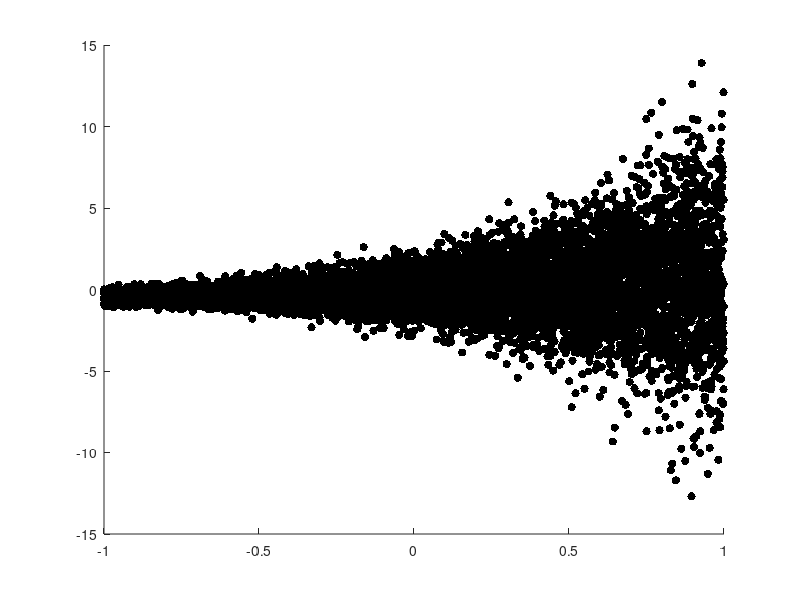

Source code (MATLAB): (Note: this script raises an error after producing the figure.)
% Exercise - Understanding the method of wild bootstrap

%% 1. Aim of the Exercise
% To learn about the method of wild bootstrap.

%% 2. Theory
% Refer to the accompanying PDF file for the theory.

%% 3. Set values for the parameters of the simulation

% 3.1. Clear the memory
clear;

% 3.2. Set the number of simulations as the number of bootstrap samples
N_sim = 5000;

%% 4. Generate population data

% 4.1. Set the population size
N_obs_pop = 10000;

% 4.2. Generate data for the independent variable
X_pop = random('Uniform',-1,1,[N_obs_pop,1]);

% 4.3. Heteroskedasticity parameter 
Gamma = 1.5; 

% 4.4. Generate error
u_pop = random('Normal',0,exp(X_pop*Gamma),[N_obs_pop,1]);

% 4.5. Set true beta of the model
B_true = 0.5; 

% 4.6. Generate y
y_pop = X_pop*B_true+u_pop;

% 4.7. Generate (paired) population data
data_pop = [y_pop X_pop];

%% 5. Plot the scatter diagram and the OLS fitted line
figure;
scatter(X_pop,y_pop,'filled','MarkerFaceColor','black');
hold on
set(lsline,'color','blue','LineWidth',2);
xlabel('X');
ylabel('y');
title('Fig. 1. Simulated heteroskedastic data');
hold off;

%% 6. Generate a sample

% 6.1. Set the sample size
N_obs_sample = 500;

% 6.2. Draw a sample from the population
data_sample = datasample(data_pop,N_obs_sample,'Replace',false);

%% 7. Draw (bootstrap) samples from the original sample 

% 7.1. Create y and X
y = data_sample(:,1);
X = data_sample(:,2);

% 7.2. Estimate beta
LSS = exercisefunctionlss(y,X); 
B_hat = LSS.B_hat(1,1);

% 7.3. Compute the residuals
u_hat = LSS.u_hat;

% 7.4. Compute leverage values used in HC2 correction
h = diag(X/(X'*X)*X');

% 7.5. Preallocate vector to store coefficient estimates
B_hats_data_samples_boot = NaN(N_sim,1);

% 7.6. Draw samples using residual multipliers and compute the coefficient estimate each time
for i = 1:N_sim
    v = random('Normal',0,1,[N_obs_sample,1]); % N(0,1) multipliers
    % v = 2*(rand(N_obs_sample,1) > 0.5)-1; % Rademacher multipliers
    y_boot = X*B_hat+(u_hat./sqrt(1-h)).*v; % u_hat./sqrt(1-h) is the HC2 adjustment applied to residuals
    LSS = exercisefunctionlss(y_boot,X); 
    B_hats_data_samples_boot(i) = LSS.B_hat(1,1);
end

%% 8. Draw samples from the population

% 8.1. Preallocate vector to store coeficient estimatess
B_hats_data_samples_pop = NaN(N_sim,1);

% 8.2. Draw samples from the population and compute the coefficient estimate each time
for i = 1:N_sim
    data_sample = datasample(data_pop,N_obs_sample,'Replace',false);
    y = data_sample(:,1);
    X = data_sample(:,2);
    LSS = exercisefunctionlss(y,X); 
    B_hats_data_samples_pop(i) = LSS.B_hat(1,1);
end

%% 9. Plot the estimated PDFs
figure;
hold on
ksdensity(B_hats_data_samples_boot,'function','pdf');
ksdensity(B_hats_data_samples_pop,'function','pdf');
xline(B_true,'Color','black');
ylabel('Density');
xlabel('B\_hat');
legend('Bootstrap sampling','Population sampling','B\_true');
title('Fig. 2. PDF comparison: bootstrap B\_hat vs. population sample B\_hat');
hold off

%% 10. Plot the estimated CDFs
figure;
hold on
ksdensity(B_hats_data_samples_boot,'function','cdf');
ksdensity(B_hats_data_samples_pop,'function','cdf');
ylabel('Cumulative distribution');
xlabel('B\_hat');
legend('Bootstrap sampling','Population sampling');
title('Fig. 3. CDF comparison: bootstrap B\_hat vs. population sample B\_hat');
hold off
